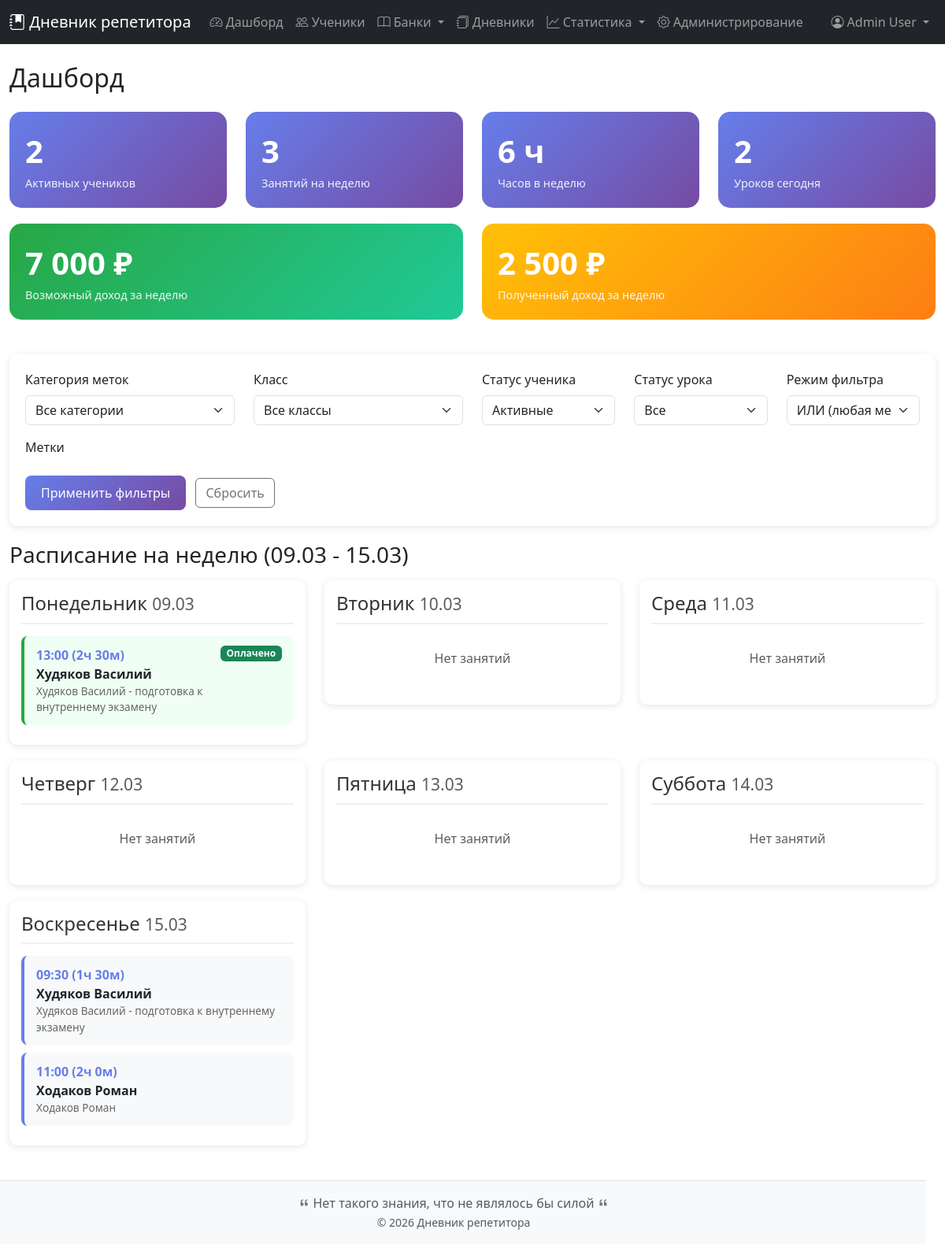
/dashboard.php (signed in), run on the app's committed database.
### tables this page shows
CREATE TABLE `users` (
  `id` int(11) NOT NULL,
  `username` varchar(50) NOT NULL,
  `email` varchar(100) NOT NULL,
  `password_hash` varchar(255) NOT NULL,
  `first_name` varchar(50) NOT NULL,
  `last_name` varchar(50) NOT NULL,
  `middle_name` varchar(50) DEFAULT NULL,
  `phone` varchar(20) DEFAULT NULL,
  `is_active` tinyint(1) DEFAULT 1,
  `is_admin` tinyint(1) DEFAULT 0,
  `created_at` timestamp NOT NULL DEFAULT current_timestamp(),
  `updated_at` timestamp NOT NULL DEFAULT current_timestamp() ON UPDATE current_timestamp(),
  `last_login` timestamp NULL DEFAULT NULL,
  `reset_token` varchar(100) DEFAULT NULL,
  `reset_token_expires` timestamp NULL DEFAULT NULL
);

CREATE TABLE `lessons` (
  `id` int(11) NOT NULL,
  `diary_id` int(11) NOT NULL,
  `student_id` int(11) NOT NULL,
  `lesson_date` date NOT NULL,
  `start_time` time DEFAULT '12:00:00',
  `duration` int(11) DEFAULT NULL,
  `cost` decimal(10,2) DEFAULT NULL,
  `topics_manual` text DEFAULT NULL,
  `homework_manual` text DEFAULT NULL,
  `comment` text DEFAULT NULL,
  `link_url` varchar(500) DEFAULT NULL,
  `link_comment` varchar(255) DEFAULT NULL,
  `grade_lesson` int(11) DEFAULT NULL CHECK (`grade_lesson` between 0 and 5),
  `grade_comment` text DEFAULT NULL,
  `grade_homework` int(11) DEFAULT NULL CHECK (`grade_homework` between 0 and 5),
  `homework_comment` text DEFAULT NULL,
  `is_cancelled` tinyint(1) DEFAULT 0,
  `is_completed` tinyint(1) DEFAULT 0,
  `is_paid` tinyint(1) DEFAULT 0,
  `public_link` varchar(100) DEFAULT NULL,
  `created_at` timestamp NOT NULL DEFAULT current_timestamp(),
  `updated_at` timestamp NOT NULL DEFAULT current_timestamp() ON UPDATE current_timestamp()
);

CREATE TABLE `students` (
  `id` int(11) NOT NULL,
  `user_id` int(11) NOT NULL,
  `first_name` varchar(50) NOT NULL,
  `last_name` varchar(50) NOT NULL,
  `middle_name` varchar(50) DEFAULT NULL,
  `class` varchar(20) DEFAULT NULL,
  `phone` varchar(20) DEFAULT NULL,
  `lesson_cost` decimal(10,2) DEFAULT NULL,
  `lesson_duration` int(11) DEFAULT NULL,
  `lessons_per_week` int(11) DEFAULT NULL,
  `goals` text DEFAULT NULL,
  `birth_date` date DEFAULT NULL,
  `start_date` date DEFAULT NULL,
  `end_date` date DEFAULT NULL,
  `city` varchar(100) DEFAULT NULL,
  `email` varchar(100) DEFAULT NULL,
  `messenger1` varchar(255) DEFAULT NULL,
  `messenger2` varchar(255) DEFAULT NULL,
  `messenger3` varchar(255) DEFAULT NULL,
  `is_active` tinyint(1) DEFAULT 1,
  `created_at` timestamp NOT NULL DEFAULT current_timestamp(),
  `updated_at` timestamp NOT NULL DEFAULT current_timestamp() ON UPDATE current_timestamp()
);

CREATE TABLE `diaries` (
  `id` int(11) NOT NULL,
  `user_id` int(11) NOT NULL,
  `student_id` int(11) DEFAULT NULL,
  `category_id` int(11) DEFAULT NULL,
  `name` varchar(255) NOT NULL,
  `description` text DEFAULT NULL,
  `lesson_cost` decimal(10,2) DEFAULT NULL,
  `lesson_duration` int(11) DEFAULT NULL,
  `public_link` varchar(100) DEFAULT NULL,
  `is_public` tinyint(4) NOT NULL DEFAULT 0,
  `created_at` timestamp NOT NULL DEFAULT current_timestamp(),
  `updated_at` timestamp NOT NULL DEFAULT current_timestamp() ON UPDATE current_timestamp()
);

### dashboard.php (the view, shortened to what the rows shown need)
<?php
require_once 'config.php';
$currentUser = getCurrentUser($pdo);
$userId = $currentUser['id'];
$statusFilter = $_GET['status'] ?? 'active';
$weekStart = date('Y-m-d', strtotime('monday this week'));
$weekEnd = date('Y-m-d', strtotime('sunday this week'));
$query = "
    SELECT
        l.*,
        s.first_name as student_first_name,
        s.last_name as student_last_name,
        s.class,
        d.name as diary_name,
        GROUP_CONCAT(DISTINCT t.name) as topics,
        GROUP_CONCAT(DISTINCT CONCAT(t.name, '|', t.id)) as topics_with_ids
    FROM lessons l
    JOIN students s ON l.student_id = s.id
    JOIN diaries d ON l.diary_id = d.id
    LEFT JOIN lesson_topics lt ON l.id = lt.lesson_id
    LEFT JOIN topics t ON lt.topic_id = t.id
    WHERE s.user_id = :user_id
        AND l.lesson_date BETWEEN :week_start AND :week_end
";
if ($statusFilter === 'active') {
    $query .= " AND s.is_active = 1";
} elseif ($statusFilter === 'inactive') {
    $query .= " AND s.is_active = 0";
}
$query .= " GROUP BY l.id ORDER BY l.lesson_date, l.start_time";
$stmt = $pdo->prepare($query);
$params = [
    ':user_id' => $userId,
    ':week_start' => $weekStart,
    ':week_end' => $weekEnd
];
$stmt->execute($params);
$schedule = $stmt->fetchAll();
$daysOfWeek = [
    'monday' => [],
    'tuesday' => [],
    'wednesday' => [],
    'thursday' => [],
    'friday' => [],
    'saturday' => [],
    'sunday' => []
];
foreach ($schedule as $lesson) {
    $dayOfWeek = strtolower(date('l', strtotime($lesson['lesson_date'])));
    $daysOfWeek[$dayOfWeek][] = $lesson;
}
?>
<!DOCTYPE html>
<html lang="ru">
<head>
    <link href="https://cdn.jsdelivr.net/npm/bootstrap@5.3.0/dist/css/bootstrap.min.css" rel="stylesheet">
</head>
<body>
    <?php include 'menu.php'; ?>
    <div class="container-fluid py-4">
        <div class="row">
            <div class="col-12">
                <h2 class="mb-4">Дашборд</h2>
            </div>
        </div>
        <div class="row">
            <?php
            $days = [
                'monday' => 'Понедельник',
                'tuesday' => 'Вторник',
                'wednesday' => 'Среда',
                'thursday' => 'Четверг',
                'friday' => 'Пятница',
                'saturday' => 'Суббота',
                'sunday' => 'Воскресенье'
            ];
            foreach ($days as $dayKey => $dayName):
                $date = date('d.m', strtotime("{$dayKey} this week"));
            ?>
            <div class="col-md-6 col-lg-4">
                <div class="schedule-day">
                    <h4><?php echo $dayName; ?> <small class="text-muted"><?php echo $date; ?></small></h4>
                    <?php if (empty($daysOfWeek[$dayKey])): ?>
                        <p class="text-muted text-center py-3">Нет занятий</p>
                    <?php else: ?>
                        <?php foreach ($daysOfWeek[$dayKey] as $lesson):
                            $lessonClass = '';
                            if ($lesson['is_completed']) $lessonClass = 'completed';
                            elseif ($lesson['is_cancelled']) $lessonClass = 'cancelled';
                        ?>
                            <div class="lesson-item <?php echo $lessonClass; ?>"
                                onclick="window.location.href='lessons.php?action=edit&id=<?php echo $lesson['id']; ?>&diary_id=<?php echo $lesson['diary_id']; ?>&from=dashboard'">
                                <div class="d-flex justify-content-between align-items-start">
                                    <div>
                                        <div class="lesson-time">
                                            <?php echo date('H:i', strtotime($lesson['start_time'])); ?>
                                            (<?php echo floor($lesson['duration'] / 60) . 'ч ' . ($lesson['duration'] % 60) . 'м'; ?>)
                                        </div>
                                        <div class="lesson-student">
                                            <?php echo htmlspecialchars($lesson['student_last_name'] . ' ' . $lesson['student_first_name']); ?>
                                        </div>
                                        <div class="lesson-diary">
                                            <?php echo htmlspecialchars($lesson['diary_name']); ?>
                                        </div>
                                    </div>
                                    <?php if ($lesson['is_paid']): ?>
                                        <span class="badge bg-success">Оплачено</span>
                                    <?php endif; ?>
                                </div>
                            </div>
                        <?php endforeach; ?>
                    <?php endif; ?>
                </div>
            </div>
            <?php endforeach; ?>
        </div>
    </div>
    <? include 'footer.php'?>
</body>
</html>

### menu.php (shortened to what the rows shown need)
<?php
$currentUser = getCurrentUser($pdo);
?>
<nav class="navbar navbar-expand-lg navbar-dark bg-dark">
    <div class="container-fluid">
        <div class="collapse navbar-collapse" id="navbarNav">
            <ul class="navbar-nav">
                <li class="nav-item dropdown">
                    <a class="nav-link dropdown-toggle" href="#" role="button" data-bs-toggle="dropdown">
                        <i class="bi bi-person-circle"></i>
                        <?php echo htmlspecialchars($currentUser['first_name'] . ' ' . $currentUser['last_name']); ?>
                    </a>
                </li>
            </ul>
        </div>
    </div>
</nav>
<link rel="stylesheet" href="https://cdn.jsdelivr.net/npm/bootstrap-icons@1.11.0/font/bootstrap-icons.css">

### data on the page
users: first_name+last_name "Admin User"
lessons: start_time "13:00", floor($lesson['duration']/60) "2", $lesson['duration']%60 "30", student.first_name "Худяков Василий", diary.name "Худяков Василий - подготовка к внутреннему экзамену", is_paid "Оплачено"
lessons: start_time "09:30", floor($lesson['duration']/60) "1", $lesson['duration']%60 "30", student.first_name "Худяков Василий", diary.name "Худяков Василий - подготовка к внутреннему экзамену"
lessons: start_time "11:00", floor($lesson['duration']/60) "2", $lesson['duration']%60 "0", student.first_name "Ходаков Роман", diary.name "Ходаков Роман"

### other printed values
$activeStudents "2"
$weeklyLessons "3"
$weeklyHours "6"
$todayLessons "2"
$income['potential'] "7 000"
$income['paid'] "2 500"
$dayName "Понедельник"
$date "09.03"
$dayName "Вторник"
$date "10.03"
$dayName "Среда"
$date "11.03"
$dayName "Четверг"
$date "12.03"
$dayName "Пятница"
